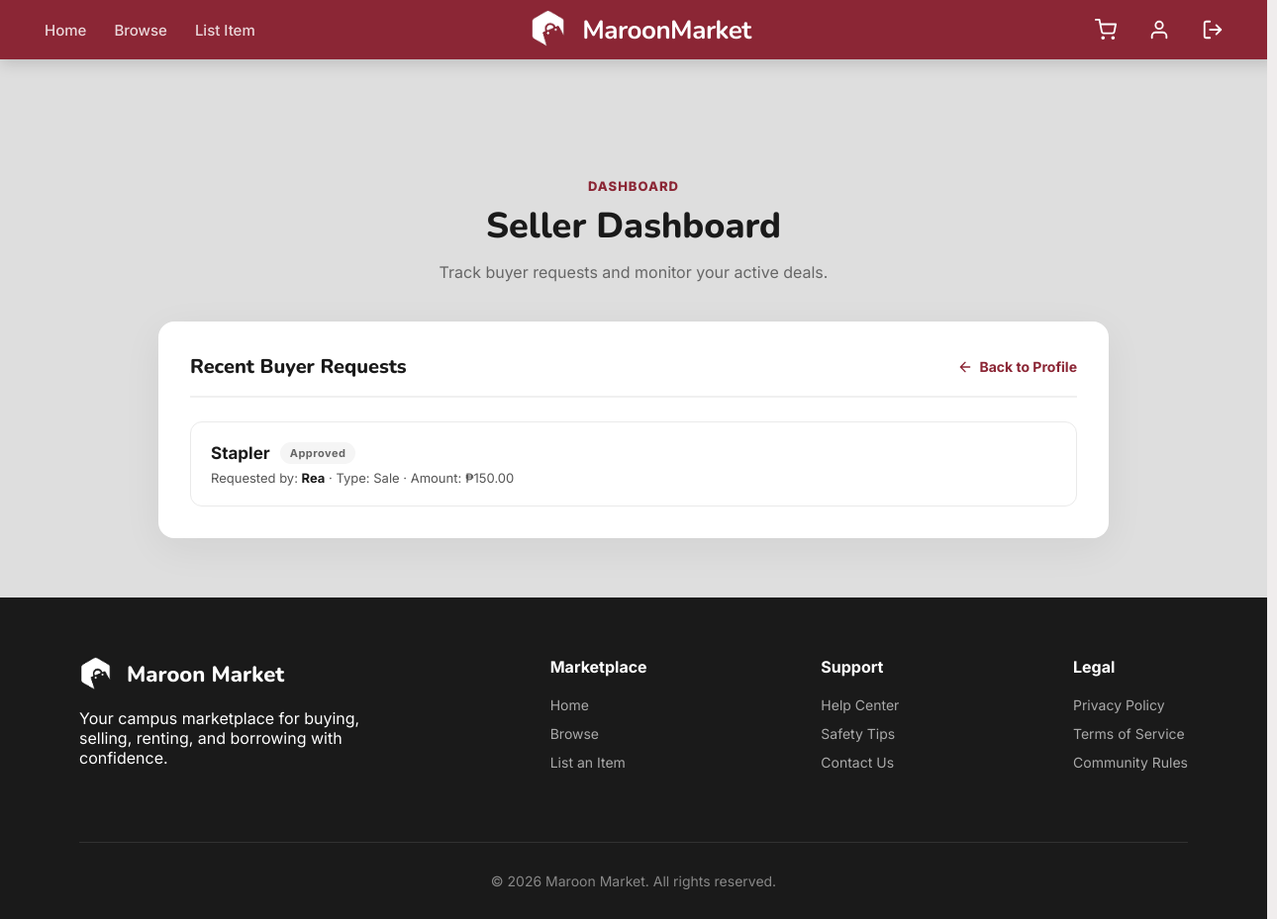
Page /seller-dashboard.php (signed in) on the committed database.
### tables this page shows
CREATE TABLE `transactions` (
  `transactionID` int(11) NOT NULL,
  `listingID` int(11) NOT NULL,
  `senderID` int(11) NOT NULL,
  `receiverID` int(11) NOT NULL,
  `checkoutDate` date NOT NULL DEFAULT curdate(),
  `transactionType` enum('sale','returnable') NOT NULL,
  `status` enum('pending','active','approved','completed','returned','cancelled','rejected') DEFAULT 'pending',
  `amount` decimal(10,2) DEFAULT 0.00,
  `startDate` date DEFAULT NULL,
  `dueDate` date DEFAULT NULL,
  `returnedDate` date DEFAULT NULL,
  `returnCondition` varchar(100) DEFAULT NULL,
  `fineAmount` decimal(10,2) DEFAULT 0.00,
  `fineNote` varchar(255) DEFAULT NULL,
  `isFinePaid` tinyint(1) DEFAULT 0
);

CREATE TABLE `items` (
  `itemID` int(11) NOT NULL,
  `ownerID` int(11) NOT NULL,
  `name` varchar(100) NOT NULL,
  `description` text DEFAULT NULL,
  `category` varchar(50) DEFAULT NULL,
  `itemCondition` enum('new','good','fair','poor') NOT NULL,
  `source` enum('student','lost_and_found') DEFAULT 'student'
);

CREATE TABLE `users` (
  `userID` int(11) NOT NULL,
  `firstName` varchar(50) NOT NULL,
  `lastName` varchar(50) NOT NULL,
  `email` varchar(100) NOT NULL,
  `passwordHash` varchar(255) NOT NULL,
  `contactNumber` varchar(20) DEFAULT NULL,
  `role` enum('student','faculty','staff','admin') NOT NULL DEFAULT 'student',
  `status` enum('active','inactive') DEFAULT 'active'
);

CREATE TABLE `listings` (
  `listingID` int(11) NOT NULL,
  `itemID` int(11) NOT NULL,
  `datePosted` date NOT NULL DEFAULT curdate(),
  `listingType` enum('sale','rent','borrow') NOT NULL,
  `listingStatus` enum('active','closed','pending','deleted') DEFAULT 'active',
  `location` varchar(100) DEFAULT NULL,
  `availabilityFrom` date DEFAULT NULL,
  `availabilityTo` date DEFAULT NULL
);

### readrecords.php (called while the page is built, shortened)
<?php
    function getSellerRequests($conn, $sellerID) {
        $query = "SELECT t.transactionID, t.status AS txnStatus, t.amount,
                        i.name as title, l.listingType as type,
                        u.firstName AS buyerName
                FROM transactions t
                JOIN users u ON t.senderID = u.userID
                LEFT JOIN listings l ON t.listingID = l.listingID
                LEFT JOIN items i ON l.itemID = i.itemID
                WHERE t.receiverID = " . intval($sellerID) . "
                ORDER BY t.checkoutDate DESC";
        return mysqli_query($conn, $query);
    }
?>

### seller-dashboard.php (the view, shortened to what this page needs)
<?php
    require_once 'includes/header.php';
    include 'readrecords.php';
    $requests = getSellerRequests($connection, $_SESSION['userID']);
    $request_count = mysqli_num_rows($requests);
?>
<div class="page">
<main style="position: relative; z-index: 10; max-width: 1000px; margin: 0 auto; padding: 60px 20px;">
    <header style="margin-bottom: 40px; text-align: center;">
        <p style="color: #8B2635; font-size: 13px; font-weight: 800; text-transform: uppercase; letter-spacing: 1px; margin-bottom: 8px;">Dashboard</p>
        <h1 style="font-family: 'Nunito', sans-serif; font-size: 36px; font-weight: 800; color: #1a1a1a; margin: 0 0 12px 0;">Seller Dashboard</h1>
        <p style="color: #666; font-size: 16px; margin: 0;">Track buyer requests and monitor your active deals.</p>
    </header>
    <section style="background: #fff; border-radius: 16px; padding: 32px; box-shadow: 0 10px 40px rgba(0,0,0,0.06);">
        <div style="border-bottom: 2px solid #f0f0f0; padding-bottom: 16px; margin-bottom: 24px; display: flex; justify-content: space-between; align-items: center;">
            <h3 style="font-family: 'Nunito', sans-serif; font-size: 20px; font-weight: 800; color: #1a1a1a; margin: 0;">Recent Buyer Requests</h3>
            <a href="profile.php" style="color: #8B2635; font-size: 14px; font-weight: 700; text-decoration: none; display: flex; align-items: center; gap: 6px; transition: 0.2s;" onmouseover="this.style.opacity='0.7'" onmouseout="this.style.opacity='1'">
                <svg width="16" height="16" fill="none" stroke="currentColor" stroke-width="2" viewBox="0 0 24 24"><path stroke-linecap="round" stroke-linejoin="round" d="M19 12H5M12 19l-7-7 7-7"/></svg>
                Back to Profile
            </a>
        </div>
        <div style="display: grid; gap: 16px;">
            <?php if($request_count == 0): ?>
                <div style="text-align: center; padding: 40px 20px; color: #888; background: #fafafa; border-radius: 12px; border: 1px dashed #ccc;">
                    <p style="margin: 0; font-size: 15px; font-weight: 500;">No buyer requests yet.</p>
                </div>
            <?php else: ?>
                <?php while($row = mysqli_fetch_assoc($requests)): ?>
                    <article style="border: 1px solid #eaeaea; padding: 20px; border-radius: 12px; background: #fff; display: flex; justify-content: space-between; align-items: center; transition: 0.2s;" onmouseover="this.style.borderColor='#8B2635'" onmouseout="this.style.borderColor='#eaeaea'">
                        <div>
                            <h4 style="font-size: 17px; font-weight: 700; margin-bottom: 6px; color: #1a1a1a; display: flex; align-items: center; gap: 10px;">
                                <?php echo htmlspecialchars($row['title']); ?>
                                <span style="font-size: 11px; background: #f5f5f5; color: #666; padding: 4px 10px; border-radius: 20px; text-transform: capitalize; font-weight: 700; letter-spacing: 0.5px;">
                                    <?php echo $row['txnStatus']; ?>
                                </span>
                            </h4>
                            <p style="font-size: 13px; color: #555; margin: 0;">
                                Requested by: <strong style="color: #1a1a1a;"><?php echo $row['buyerName']; ?></strong> &middot;
                                Type: <?php echo ucfirst($row['type']); ?> &middot;
                                Amount: ₱<?php echo number_format($row['amount'], 2); ?>
                            </p>
                        </div>
                    </article>
                <?php endwhile; ?>
            <?php endif; ?>
        </div>
    </section>
</main>
</div>
<?php require_once 'includes/footer.php'; ?>

### css/style.css (style rules this page uses)
*, *::before, *::after { box-sizing: border-box; margin: 0; padding: 0; }
html, body { font-family: "Inter", Helvetica, sans-serif; background: #f0eded; min-height: 100vh; color: #1a1a1a; }
html { scrollbar-width: thin; scrollbar-gutter: stable; overflow-y: scroll; }
a { text-decoration: none; }
.page { width: 100%; min-width: 1280px; margin: 0 auto; overflow: hidden; position: relative; padding-top: 60px; }

### rows in the picture
transactions: items.name "Stapler", status "Approved", senderID.firstName "Rea", listingID.listingType "Sale", amount "150.00"
